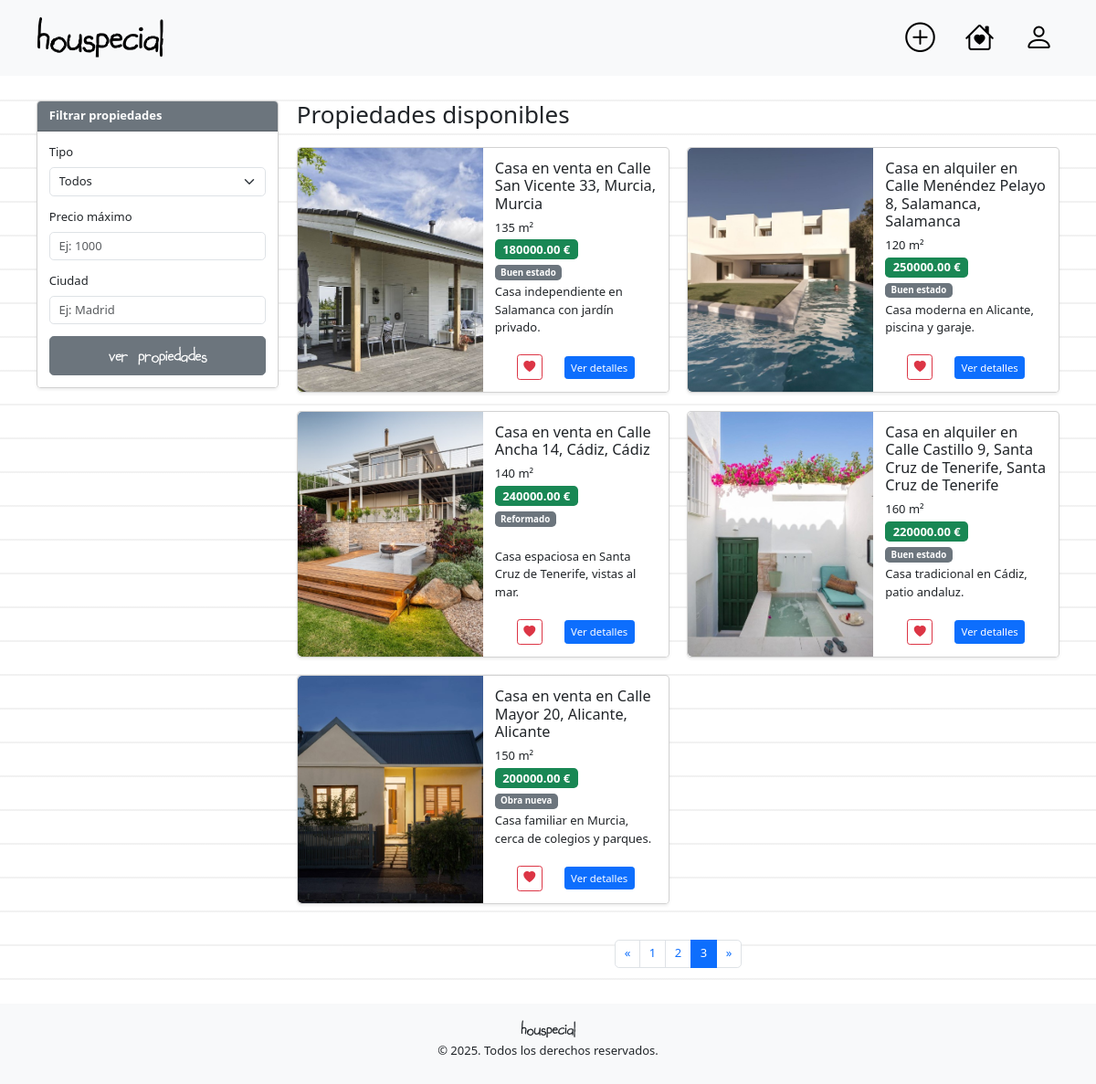
/?page=3, run on the app's committed database.
### tables this page shows
CREATE TABLE
    `property` (
        `id` int (11) NOT NULL AUTO_INCREMENT,
        `property_type` ENUM (
            'Habitación',
            'Estudio',
            'Piso',
            'Casa'
        ) NOT NULL,  
        `address_id` int (11) NOT NULL,
        `built_size` int (11) NOT NULL,
        `status` ENUM (
            'Obra nueva',
            'Reformado',
            'A reformar',
            'Buen estado'
        ) NOT NULL DEFAULT 'Buen estado',
        `immediate_availability` BOOLEAN NOT NULL DEFAULT 0,
        `user_id` int (11) NOT NULL,
        PRIMARY KEY (`id`),
        FOREIGN KEY (`address_id`) REFERENCES `address` (`id`) ON DELETE CASCADE,
        FOREIGN KEY (`user_id`) REFERENCES `user` (`id`) ON DELETE CASCADE
    );

CREATE TABLE
    `advert` (
        `id` int (11) NOT NULL AUTO_INCREMENT,
        `property_id` int (11) NOT NULL,  
        `user_id` int (11) NOT NULL,  
        `price` decimal(10, 2) NOT NULL,
        `action` ENUM (
            'Venta',
            'Alquiler'
        ) NOT NULL,  
        `description` text NOT NULL,  
        `created_at` timestamp NOT NULL DEFAULT current_timestamp(),
        PRIMARY KEY (`id`),
        FOREIGN KEY (`property_id`) REFERENCES `property` (`id`) ON DELETE CASCADE,
        FOREIGN KEY (`user_id`) REFERENCES `user` (`id`) ON DELETE CASCADE
    );

### views/home.php (the view, shortened to what the rows shown need)
<?php
$advertFacade = new AdvertFacade(new AdvertConverter(), new PropertyConverter(), new ImageConverter());
$adverts = $advertFacade->getAllAdverts();
$advertsPerPage = 6;
$page = isset($_GET['page']) ? max(1, intval($_GET['page'])) : 1;
$start = ($page - 1) * $advertsPerPage;
$advertsToShow = array_slice($adverts, $start, $advertsPerPage);
?>
<?php require_once __DIR__ . '/partials/head.php'; ?>
<main>
    <div class="container body-ody-ody">
        <div class="row">
            <div class="col-12 col-md-9 mb-4">
                <h2 class="mb-4">Propiedades disponibles</h2>
                <div class="row g-4">
                    <?php if (empty($adverts)): ?>
                        <div class="col-12">
                            <div class="alert alert-secondary text-center">
                                No se encontraron propiedades disponibles.
                            </div>
                        </div>
                    <?php else: ?>
                        <?php foreach ($advertsToShow as $advert): ?>
                            <div class="col-12 col-lg-6">
                                <div class="card h-100 shadow-sm">
                                    <div class="row g-0 h-100">
                                        <div class="col-6 d-flex align-items-stretch" style="overflow: hidden;">
                                            <?php if ($advert['advert']->main_image): ?>
                                                <img src="<?= htmlspecialchars($advert['advert']->main_image) ?>"
                                                     class="img-fluid rounded-start w-100 h-100"
                                                     alt="Imagen propiedad"
                                                     style="object-fit: cover; min-height: 200px;">
                                            <?php endif; ?>
                                        </div>
                                        <div class="col-6">
                                            <div class="card-body d-flex flex-column h-100">
                                                <h5 class="card-title">
                                                    <?= htmlspecialchars($advert['title']) ?>
                                                </h5>
                                                <p class="card-text mb-1">
                                                    <?= htmlspecialchars($advert['property']->built_size) ?> m²
                                                </p>
                                                <p class="card-text mb-1">
                                                    <span class="badge text-bg-success fs-6"><?= htmlspecialchars($advert['advert']->price) ?> €</span>
                                                </p>
                                                <p class="card-text mb-1">
                                                    <span class="badge text-bg-secondary"><?= htmlspecialchars($advert['property']->status) ?></span>
                                                </p>
                                                <p class="card-text flex-grow-1 d-flex align-items-end">
                                                    <?= htmlspecialchars($advert['advert']->description) ?>
                                                </p>
                                                <div class="mt-2 d-flex justify-content-evenly align-items-center">
                                                    <button class="btn btn-outline-danger btn-sm" title="Añadir a favoritos"><i class="bi bi-heart-fill"></i></button>
                                                    <a href="/detallePropiedad?id=<?= urlencode($advert['advert']->id) ?>" class="btn btn-primary btn-sm">Ver detalles</a>
                                                </div>
                                            </div>
                                        </div>
                                    </div>
                                </div>
                            </div>
                        <?php endforeach; ?>
                    <?php endif; ?>
                </div>
            </div>
        </div>
    </div>
</main>
<?php require_once __DIR__ . '/partials/footer.php'; ?>

### data on the page
property: built_size "135", status "Buen estado"
advert: price "180000.00", description "Casa independiente en Salamanca con jardín privado."
property: built_size "120", status "Buen estado"
advert: price "250000.00", description "Casa moderna en Alicante, piscina y garaje."
property: built_size "140", status "Reformado"
advert: price "240000.00", description "Casa espaciosa en Santa Cruz de Tenerife, vistas al mar."
property: built_size "160", status "Buen estado"
advert: price "220000.00", description "Casa tradicional en Cádiz, patio andaluz."
property: built_size "150", status "Obra nueva"
advert: price "200000.00", description "Casa familiar en Murcia, cerca de colegios y parques."

### other printed values
$advert['title'] "Casa en venta en Calle San Vicente 33, Murcia, Murcia"
$advert['title'] "Casa en alquiler en Calle Menéndez Pelayo 8, Salamanca, Salamanca"
$advert['title'] "Casa en venta en Calle Ancha 14, Cádiz, Cádiz"
$advert['title'] "Casa en alquiler en Calle Castillo 9, Santa Cruz de Tenerife, Santa Cruz de Tenerife"
$advert['title'] "Casa en venta en Calle Mayor 20, Alicante, Alicante"
